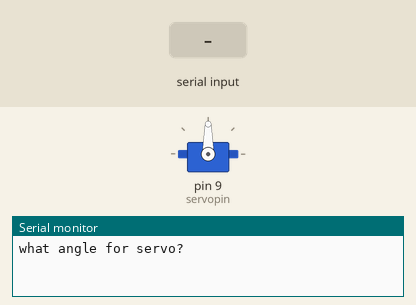
Bench run of a sketch on a simulated Arduino Uno, built with avr-gcc and run on an emulated ATmega328P. Shown: servo, the last lines printed to the serial monitor. The inputs (shaded band) are chosen by the test bench.

Above: at 1.2 s.
1.3 s: "30,150\n" received over Serial
At 3.3 s:
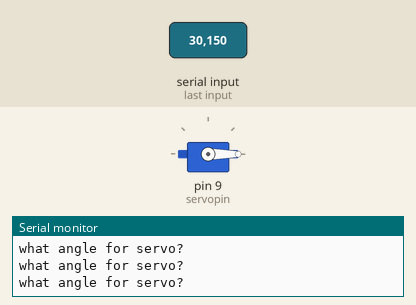
3.8 s: "90,45\n" received over Serial
At 4.4 s:
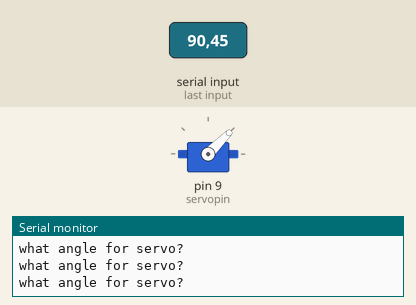
6.3 s: "200\n" received over Serial
At 7.1 s:
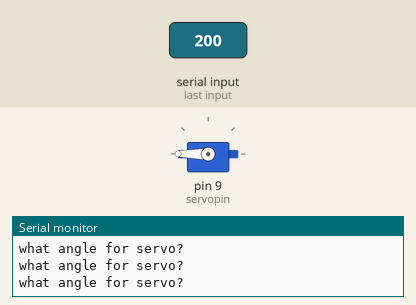
Timing chart, 0 to 9.3 s (numbered marks = the images above; inputs shaded):
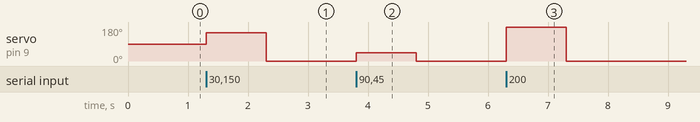

The sketch:

using_servomotor.ino
```cpp
#include <Servo.h>

int servopin=9;
int servopos=0;
Servo myservo;


void setup() {
  // put your setup code here, to run once:
Serial.begin(9600);
myservo.attach(servopin);

}

void loop() {
  // put your main code here, to run repeatedly:
Serial.println("what angle for servo? ");
while(Serial.available()==0){

}
servopos=Serial.parseInt(); //user input
myservo.write(servopos);

}
```

Measured:
- after the input at 1.3 s, servo on pin 9 (servopin): 90° → 150° at once, → 0° 1.0 s later
- after the input at 3.8 s, servo on pin 9 (servopin): 0° → 45° at once, → 0° 1.0 s later
- after the input at 6.3 s, servo on pin 9 (servopin): 0° → 180° at once, → 0° 1.0 s later
